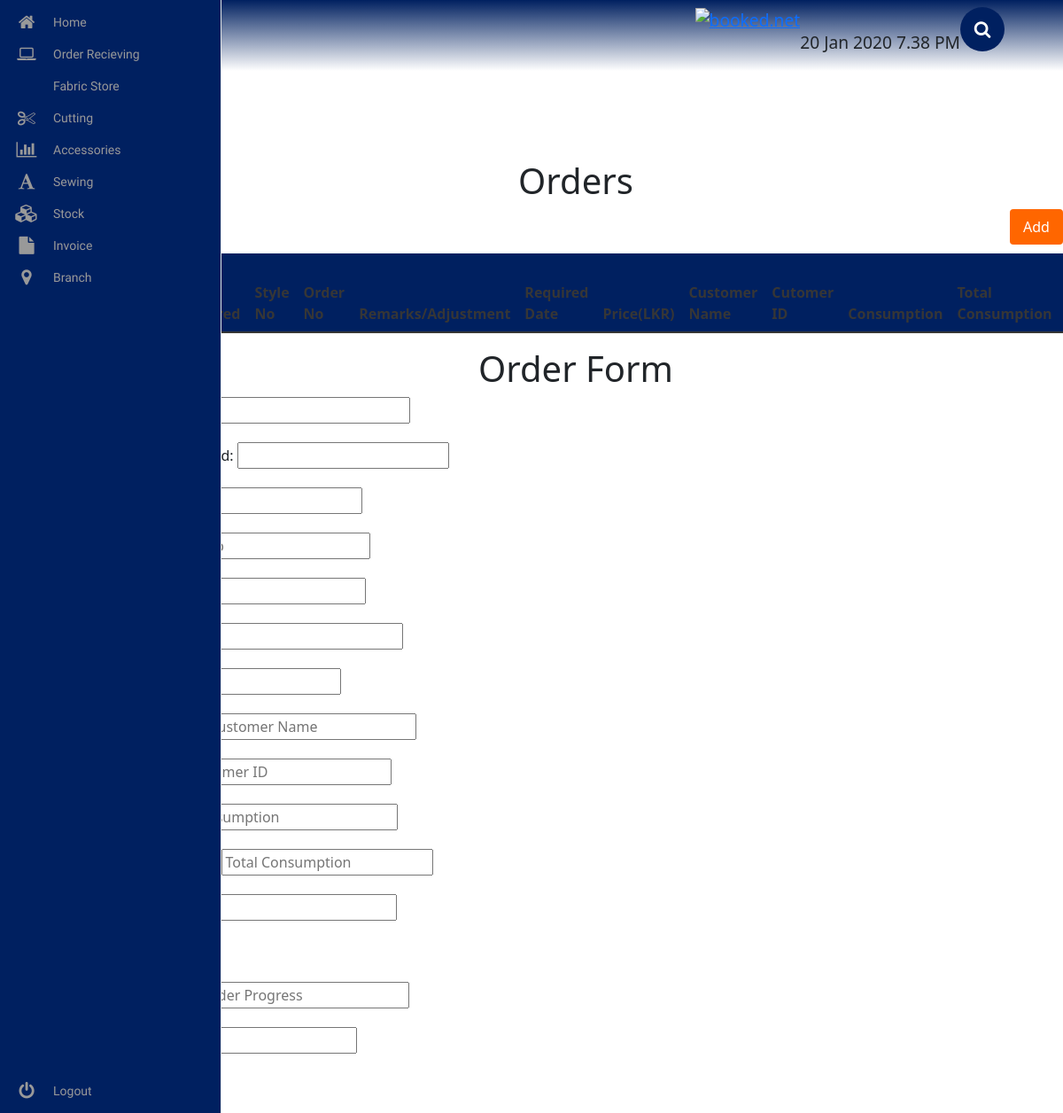
/orders/, run on an earlier commit of the app's database.
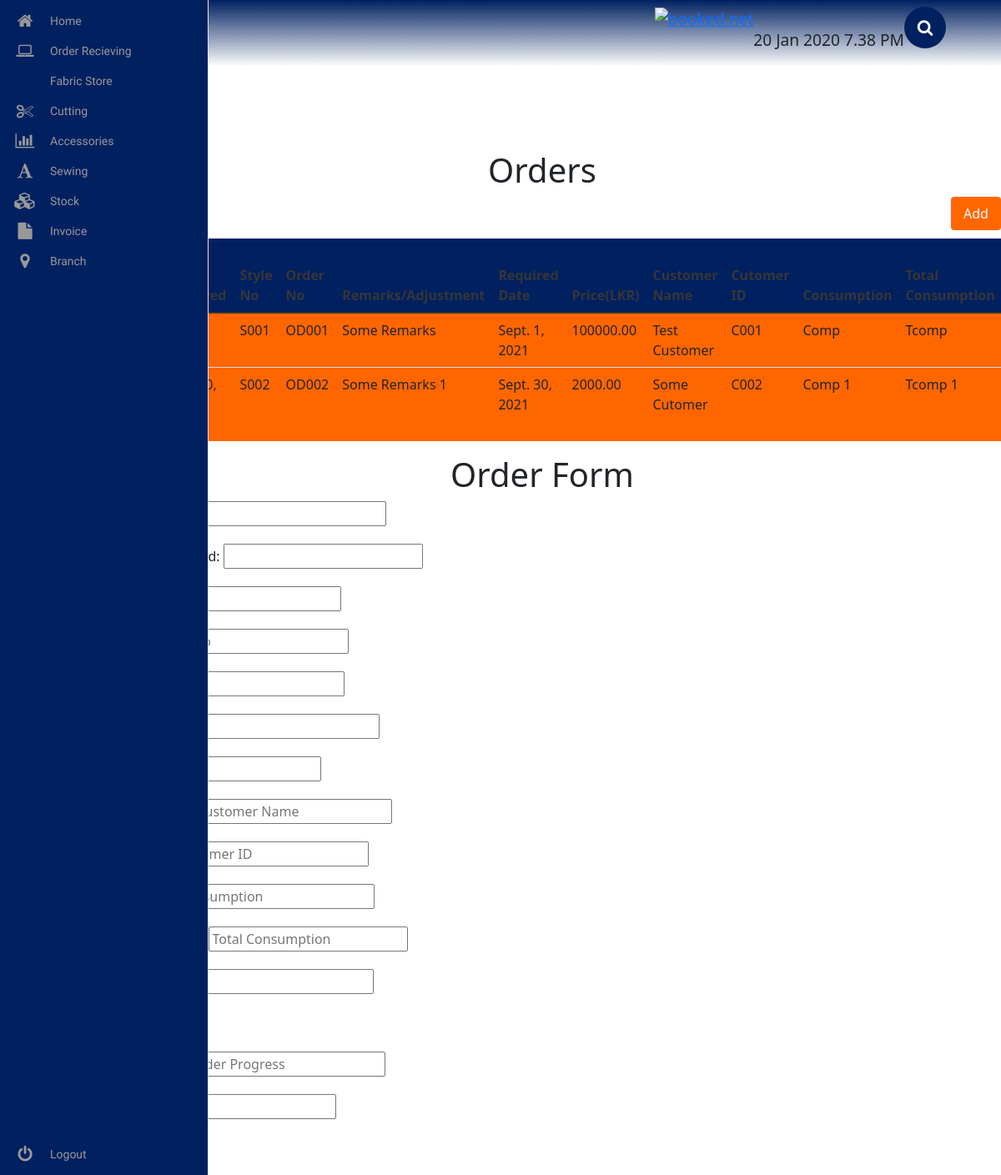
And on a later commit of the database.
### orders/models.py (models this page shows)
class OrderReceiving(models.Model):
	order_received = models.DateField()
	date_order_delivered = models.DateField()
	style_no = models.CharField(max_length=1000)
	order_no = models.CharField(max_length=1000)
	remarks = models.CharField(max_length=9000)
	required_date = models.DateField()
	price = models.DecimalField(decimal_places=2, max_digits=1000)
	customer_name = models.CharField(max_length=1000)
	customer_id = models.CharField(max_length=1000)
	consumption = models.CharField(max_length=1000)
	total_consumption = models.CharField(max_length=1000)
	delivery_date = models.DateField()
	order_status = models.BooleanField(default=False)
	order_progress = models.CharField(max_length=1000)
	reason = models.CharField(max_length=1000)

### orders/views.py (the view, shortened to what this page needs)
# urls.py: path('', OrderMainView.as_view(), name="order_view"),
class OrderMainView(View):
	template_name = 'order_main.html'
	queryset = OrderReceiving.objects.all()
	def get_query_set(self):
		return self.queryset
	def get(self, request):
		form = OrderReceivingForm()
		context = {'orders': self.get_query_set(), 'form': form}
		return render(request, self.template_name, context)

### orders/templates/order_main.html (shortened to what this page needs)
<!DOCTYPE html>
<html lang="en">
{% extends 'base.html' %}
{% load static %}
    {% block extra_css %}
        <link rel="stylesheet" href="{% static 'orders/css/order_main.css' %}">
    {% endblock %}
    {% block content %}
        <div class="order__container">
            <h1> Orders </h1>
            <div class="order__add__button__container" >
              <button class="order__add__button" onclick="Test()">
                Add
              </button>
            </div>
            <div class="table-responsive">
              <table class="table">
                <thead>
                  <tr class="order__tr">
                    <th scope="col">Order Received</th>
                    <th scope="col">Date Order Delivered</th>
                    <th scope="col">Style No</th>
                    <th scope="col">Order No</th>
                    <th scope="col">Remarks/Adjustment</th>
                    <th scope="col">Required Date</th>
                    <th scope="col">Price(LKR)</th>
                    <th scope="col">Customer Name</th>
                    <th scope="col">Cutomer ID</th>
                    <th scope="col">Consumption</th>
                    <th scope="col">Total Consumption</th>
                    <th scope="col">Delivery Date</th>
                  </tr>
                </thead>
                <tbody>
                  {% for order in orders %}
                  <tr class="order__body">
                    <td> {{ order.order_received }} </td>
                    <td> {{ order.date_order_delivered }} </td>
                    <td> {{ order.style_no }} </td>
                    <td> {{ order.order_no }} </td>
                    <td> {{ order.remarks }} </td>
                    <td> {{ order.required_date }} </td>
                    <td> {{ order.price }} </td>
                    <td> {{ order.customer_name }} </td>
                    <td> {{ order.customer_id }} </td>
                    <td> {{ order.consumption }} </td>
                    <td> {{ order.total_consumption }} </td>
                   </tr>
                  {% endfor %}
                </tbody>
              </table>
            </div>
            <h1> Order Form </h1>
            <form class="form-group" action='.' method="POST"> {% csrf_token %}
              {{ form.as_p}}
            </form>
        </div>
    {% endblock %}

### pages/templates/base.html (shortened to what this page needs)
<!DOCTYPE html>
<html lang="en">
{% load static %}
<head>
    {% block extra_css %}
    {% endblock %}
    <link rel="stylesheet" href="https://maxcdn.bootstrapcdn.com/bootstrap/4.0.0/css/bootstrap.min.css">
    <link rel="stylesheet" href="https://cdnjs.cloudflare.com/ajax/libs/font-awesome/4.7.0/css/font-awesome.css" />
    <link rel="stylesheet" href="https://cdn.jsdelivr.net/npm/bulma@0.8.2/css/bulma.min.css">
    <link href="https://cdn.jsdelivr.net/npm/bootstrap@5.0.2/dist/css/bootstrap.min.css" rel="stylesheet">
    <link rel="stylesheet" href="https://maxcdn.bootstrapcdn.com/bootstrap/4.0.0/css/bootstrap.min.css">
</head>
<body>
    {% include 'top_navbar.html' %}
    {% include 'side_navbar.html' %}
    {% block content %}{% endblock %}
</body>
</html>

### pages/templates/top_navbar.html (shortened to what this page needs)
<!DOCTYPE html>
<html lang="en">
{% load static %}
<head>
    <link rel="stylesheet" href="https://maxcdn.bootstrapcdn.com/bootstrap/4.0.0/css/bootstrap.min.css">
    <link rel="stylesheet" href="{% static 'pages/css/top_navbar.css' %}">
</head>
<body>
  <nav class="navbar">
    <div class="navbar__container">
      <a href="#home" id="navbar__logo">SPARQ</a>
        <ul class="navbar__menu">
          <li class="navbar__item">
            <a target="_blank" href="https://www.booked.net/weather/colombo-19459"><img src="https://w.bookcdn.com/weather/picture/5_19459_1_1_137AE9_250_ffffff_333333_08488D_1_ffffff_333333_0_6.png?scode=2&domid=w209&anc_id=30322"  alt="booked.net"/></a>
          </li>
          <li class="navabr__item">
            20 Jan 2020 7.38 PM
          </li>
          <li class="navbar__item">
            <div class="search-box">
              <button class="btn-search"><i class="fa fa-search"></i></button>
              <input type="text" class="input-search" placeholder="Type to Search...">
            </div>
          </li>
        </ul>
    </div>
  </nav>
</body>
</html>

### pages/templates/side_navbar.html (shortened to what this page needs)
<!DOCTYPE html>
<html lang="en">
{% load static %}
<head>
    <link rel="stylesheet" href="https://maxcdn.bootstrapcdn.com/bootstrap/4.0.0/css/bootstrap.min.css">
    <link rel="stylesheet" href="https://cdnjs.cloudflare.com/ajax/libs/font-awesome/4.7.0/css/font-awesome.css" />
    <link rel="stylesheet" href="https://cdn.jsdelivr.net/npm/bulma@0.8.2/css/bulma.min.css">
    <link href="https://cdn.jsdelivr.net/npm/bootstrap@5.0.2/dist/css/bootstrap.min.css" rel="stylesheet">
    <link rel="stylesheet" href="{% static 'pages/css/side_navbar.css' %}">
</head>
<body>
    <div class="area"></div><nav class="main-menu">
        <ul>
            <li>
                <a href="/">
                <i class="fa fa-home fa-2x"></i>
                <span class="nav-text">
                    Home
                </span>
                </a>
            </li>
            <li class="has-subnav">
                <a href="{% url 'orders:order_view' %}">
                    <i class="fa fa-laptop fa-2x"></i>
                    <span class="nav-text">
                        Order Recieving
                    </span>
                    </a>
            </li>
            <li class="has-subnav">
                <a href="{% url 'fabric:fabric_view' %}">
                    <i class="fa fa-store-alt fa-2x"></i>
                    <span class="nav-text">
                        Fabric Store
                    </span>
                    </a>
                </li>
                <li class="has-subnav">
                    <a href="{% url 'cutting:cutting_view' %}">
                       <i class="fa fa-cut fa-2x"></i>
                        <span class="nav-text">
                            Cutting
                        </span>
                    </a>
                </li>
                <li class="has-subnav">
                   <a href="{% url 'accessories:accessories_view' %}">
                        <i class="fa fa-bar-chart-o fa-2x"></i>
                        <span class="nav-text">
                            Accessories
                        </span>
                    </a>
                </li>
                <li class="has-subnav">
                    <a href="{% url 'sewing:sewing_view' %}">
                        <i class="fa fa-font fa-2x"></i>
                        <span class="nav-text">
                           Sewing
                        </span>
                    </a>
                </li>
                <li class="has-subnav">
                   <a href="{% url 'stock:stock_view' %}">
                       <i class="fa fa-cubes fa-2x"></i>
                        <span class="nav-text">
                            Stock
                        </span>
                    </a>
                </li>
                <li class="has-subnav">
                   <a href="{% url 'invoice:invoice_view' %}">
                        <i class="fa fa-file fa-2x"></i>
                        <span class="nav-text">
                            Invoice
                        </span>
                    </a>
                </li>
                <li>
                    <a href="#">
                       <i class="fa fa-map-marker fa-2x"></i>
                        <span class="nav-text">
                            Branch
                        </span>
                    </a>
                </li>
            </ul>
            <ul class="logout">
                <li>
                   <a href="#">
                         <i class="fa fa-power-off fa-2x"></i>
                        <span class="nav-text">
                            Logout
                        </span>
                    </a>
                </li>
            </ul>
        </nav>
</body>
</html>

### orders/static/orders/css/order_main.css (style rules this page uses)
.order__container { margin: 100px 0 0 100px; }
.order__container h1 { text-align: center; }
.order__add__button__container { display: flex; float: right; margin-bottom: 10px; }
.order__add__button { border: none; outline: none; border-radius: 4px; background-color: #FF6600; color: #fff; width: 60px; height: 40px; }
.order__tr { background-color: #002060; color: #fff; }
.order__tr th { color: #fff; }
.order__body { background-color: #FF6600; }

### pages/static/pages/css/top_navbar.css (style rules this page uses)
.navbar { background-color: #535c5f; background-image: linear-gradient(to top, #fff 0%, #002060 100%); height: 80px; display: flex; justify-content: center; align-items: center; font-size: 1.2rem; position: static; top: 0; z-index: 999; border: none; }
.navbar__container { display: flex; justify-content: space-between; height: 80px; z-index: 1; width: 100%; max-width: 1300px; margin: 0 auto; padding: 0 50px; }
#navbar__logo { background-color: #002060; background-size: 100%; -webkit-background-clip: text; -moz-background-clip: text; -webkit-text-fill-color: transparent; -moz-text-fill-color: transparent; display: flex; align-items: center; cursor: pointer; text-decoration: none; font-size: 2rem; }
.navbar__menu { display: flex; align-items: center; list-style: none; }
.navbar__item { height: 80px; }
.search-box { width: fit-content; height: fit-content; position: relative; }
.input-search { height: 50px; width: 50px; border-style: none; padding: 10px; font-size: 18px; letter-spacing: 2px; outline: none; border-radius: 25px; transition: all .5s ease-in-out; background-color: #002060; padding-right: 40px; color:#fff; }
.input-search::placeholder { color:rgba(255,255,255,.5); font-size: 18px; letter-spacing: 2px; font-weight: 100; }
.btn-search { width: 50px; height: 50px; border-style: none; font-size: 20px; font-weight: bold; outline: none; cursor: pointer; border-radius: 50%; position: absolute; right: 0px; color:#ffffff ; background-color:transparent; pointer-events: painted; }

### pages/static/pages/css/side_navbar.css (style rules this page uses)
.fa-2x { font-size: 2em; }
.fa { position: relative; display: table-cell; width: 60px; height: 36px; text-align: center; vertical-align: middle; font-size:20px; }
.main-menu { background:#002060; border-right:1px solid #e5e5e5; position:fixed; top:0; bottom:0; height:100%; left:0; width:60px; overflow:hidden; -webkit-transition:width .05s linear; transition:width .05s linear; -webkit-transform:translateZ(0) scale(1,1); z-index:1000; }
.main-menu>ul { margin:7px 0; }
.main-menu li { position:relative; display:block; width:250px; }
.main-menu li>a { position:relative; display:table; border-collapse:collapse; border-spacing:0; color:#999; font-family: arial; font-size: 14px; text-decoration:none; -webkit-transform:translateZ(0) scale(1,1); -webkit-transition:all .1s linear; transition:all .1s linear; }
.main-menu .nav-text { position:relative; display:table-cell; vertical-align:middle; width:190px; font-family: 'Titillium Web', sans-serif; }
.main-menu>ul.logout { position:absolute; left:0; bottom:0; }
nav { -webkit-user-select:none; -moz-user-select:none; -ms-user-select:none; -o-user-select:none; user-select:none; }
nav ul,nav li { outline:0; margin:0; padding:0; }

What changed in the data, as far as the page shows it:
added OrderReceiving: style_no "S001", order_no "OD001", remarks "Some Remarks", required_date "Sept. 1, 2021", price "100000.00", customer_name "Test Customer", customer_id "C001", consumption "Comp", total_consumption "Tcomp"
added OrderReceiving: style_no "S002", order_no "OD002", remarks "Some Remarks 1", required_date "Sept. 30, 2021", price "2000.00", customer_name "Some Cutomer", customer_id "C002", consumption "Comp 1", total_consumption "Tcomp 1"
